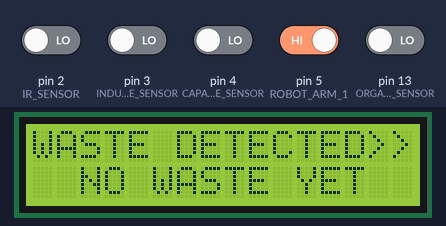
Bench run of a sketch on a simulated Arduino Uno, built with avr-gcc and run on an emulated ATmega328P. On the bench: 16×2 character LCD. Inputs (shaded band) come from the test bench; at power-on: pin 5 (ROBOT_ARM_1) HIGH, pin 2 (IR_SENSOR), pin 3 (INDUCTIVE_SENSOR), pin 4 (CAPACITIVE_SENSOR), pin 13 (ORGANIC_SENSOR) LOW. What the sketch prints to the serial monitor is not drawn.

Above: at 1.2 s.
1.3 s: pin 2 (IR_SENSOR) driven HIGH
At 2.3 s:
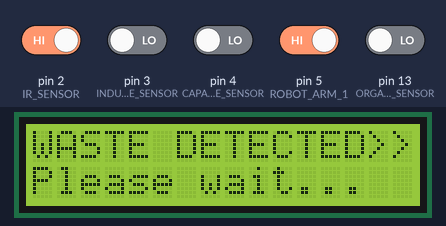
2.8 s: pin 3 (INDUCTIVE_SENSOR) driven HIGH
At 3.2 s:
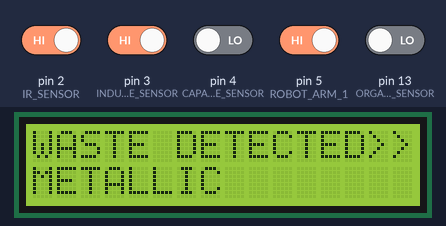
4.3 s: pin 2 (IR_SENSOR) driven LOW
At 5.5 s:
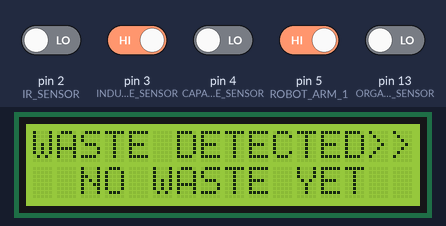
5.8 s: pin 2 (IR_SENSOR) driven HIGH and pin 3 (INDUCTIVE_SENSOR) driven LOW and pin 4 (CAPACITIVE_SENSOR) driven HIGH and pin 5 (ROBOT_ARM_1) driven LOW and pin 13 (ORGANIC_SENSOR) driven HIGH
At 7.1 s:
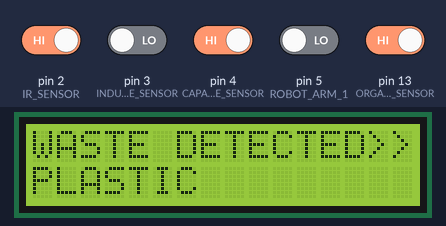
7.4 s: pin 4 (CAPACITIVE_SENSOR) driven LOW
At 8.0 s:
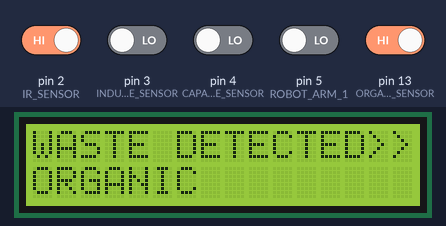
8.9 s: pin 13 (ORGANIC_SENSOR) driven LOW
At 9.5 s:
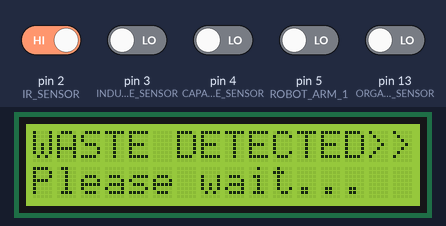
Timing chart, 0 to 11.9 s (numbered marks = the images above; inputs shaded):
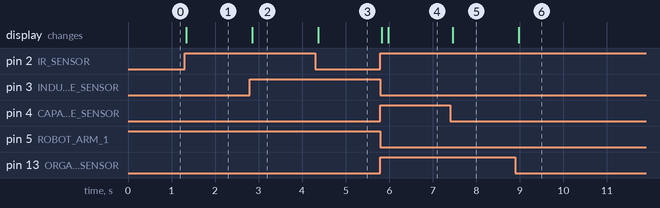

Measured:
- after the input at 1.3 s, the display: changes at once (image 1)
- after the input at 2.8 s, the display: changes after 0.06 s (image 2)
- after the input at 4.3 s, the display: changes after 0.07 s (image 3)
- after the input at 5.8 s, the display: first changes at once (image 4 shows a later state)
- after the input at 7.4 s, the display: changes after 0.06 s (image 5)
- after the input at 8.9 s, the display: changes after 0.07 s (image 6)

The sketch:

segregator_code.ino
```cpp
#include "segregator_config.h"

DEVICE_PARAMS device_params;

void setup()
{
    #ifdef DEVICE_DEBUG
        Serial.begin(9600);
        Serial.println("System started!");
    #endif

    display_init();

}


void loop()
{
    if(waste_checkPresence() == true)
    {
        device_params.waste_detected = waste_detectType();
        #ifdef DEVICE_DEBUG
            Serial.println("Waste detected");
        #endif
    }
    else
    {
        device_params.waste_detected = WASTE_NONE;
    }

    display_update();
}
```

display.ino
```cpp
#include "segregator_config.h"
#include <Wire.h>
#include <LiquidCrystal_PCF8574.h>

#ifdef SIMULATION
#define DISPLAY_INTERVAL    3
#define DISPLAY_ADDRESS     0X38
#else
#define DISPLAY_INTERVAL    500
#define DISPLAY_ADDRESS     0X27
#endif

LiquidCrystal_PCF8574 lcd(DISPLAY_ADDRESS);

DEVICE_PARAMS display_params;


bool display_init()
{
    Wire.begin();
    Wire.beginTransmission(DISPLAY_ADDRESS);
    int error = Wire.endTransmission();

    if(error != 0)
    {
        return false;
    }

    lcd.begin(16, 2);
    lcd.setBacklight(255);

    lcd.clear();
    lcd.print("WASTE DETECTED>>");
    lcd.setCursor(0,1);
    lcd.print("  NO WASTE YET  ");

    return true;
}

void display_update()
{
    static unsigned long display_millis = 0;
    if(millis() - display_millis < DISPLAY_INTERVAL) return;
    display_millis = millis();

    if(display_params.waste_detected != device_params.waste_detected)
    {
        display_params.waste_detected = device_params.waste_detected;
        lcd.setCursor(0,1);
        lcd.print("                ");
        lcd.setCursor(0,1);

        switch(display_params.waste_detected)
        {
            case WASTE_NONE:
                lcd.print("  NO WASTE YET  ");
            break;

            case WASTE_UNDEFINED:
                lcd.print("Please wait...");
            break;

            case WASTE_ORGANIC:
                lcd.print("ORGANIC");
            break;

            case WASTE_METALLIC:
                lcd.print("METALLIC");
            break;

            case WASTE_PLASTIC:
                lcd.print("PLASTIC");
            break;
        }
    }
}
```

waste_detection.ino
```cpp
#include "segregator_config.h"

#define IR_SENSOR           2
#define ORGANIC_SENSOR      13
#define INDUCTIVE_SENSOR    3
#ifdef SIMULATION
#define CAPACITIVE_SENSOR   4
#else
#define CAPACITIVE_SENSOR   A0
#endif
#define ROBOT_ARM_1         5
#define ROBOT_ARM_2         6
#define ROBOT_MOVE_MILS     100

unsigned long robot_millis;

void moveObject()
{
    #ifdef DEVICE_DEBUG
        Serial.println("Moving Arm");
    #endif
    if(digitalRead(ROBOT_ARM_1) == false)
    {
        digitalWrite(ROBOT_ARM_1, HIGH);
    }
}

void stopObject()
{
    if(digitalRead(ROBOT_ARM_1) == true)
    {
        digitalWrite(ROBOT_ARM_1, LOW);
    }
}

bool metalDetected()
{
    return digitalRead(INDUCTIVE_SENSOR);
}

bool plasticDetected()
{
    #ifdef SIMULATION
        return digitalRead(CAPACITIVE_SENSOR);
    #else
        //in prototype read capacitive level
        int level = analogRead(CAPACITIVE_SENSOR);
        if(level > 500) return true;
    #endif

    return false;
}

bool organicDetected()
{
    return digitalRead(ORGANIC_SENSOR);
}

bool waste_detectionSetup()
{
    pinMode(IR_SENSOR, INPUT);
    pinMode(INDUCTIVE_SENSOR, INPUT);
    pinMode(CAPACITIVE_SENSOR, INPUT);
    pinMode(ORGANIC_SENSOR, INPUT);
    pinMode(ROBOT_ARM_1, OUTPUT);
    pinMode(ROBOT_ARM_2, OUTPUT);

    digitalWrite(ROBOT_ARM_1, LOW);
    digitalWrite(ROBOT_ARM_2, LOW);

    return true;
}

bool waste_checkPresence()
{
    static bool time_set = false;

    if(digitalRead(IR_SENSOR) == true)
    {
        if(!time_set)
        {
            robot_millis = millis();
            time_set = true;
            #ifdef DEVICE_DEBUG
                Serial.println("Time reset!");
            #endif
        }

        return true;
    }
    else
    {
        stopObject();
        time_set = false;
        return false;
    }

}

WASTE_TYPE waste_detectType()
{
    if(millis() - robot_millis < ROBOT_MOVE_MILS)
    {
        moveObject();
    }
    else
    {
        stopObject();

        if(metalDetected() == true)
        {
            #ifdef DEVICE_DEBUG
                Serial.println("Metal detected");
            #endif

            return WASTE_METALLIC;
        }

        if(plasticDetected() == true)
        {
            #ifdef DEVICE_DEBUG
                Serial.println("Plastic detected");
            #endif

            return WASTE_PLASTIC;
        }

        if(organicDetected() == true)
        {
            #ifdef DEVICE_DEBUG
                Serial.println("Organic detected");
            #endif

            return WASTE_ORGANIC;
        }
    }

    return WASTE_UNDEFINED;
}
```

segregator_config.h
```cpp
#ifndef SEGREGATOR_CONFIG_H
    #define SEGREGATOR_CONFIG_H

    #define DEVICE_DEBUG
    #define SIMULATION

    typedef enum WASTE_TYPE
    {
        WASTE_NONE,
        WASTE_UNDEFINED,
        WASTE_METALLIC,
        WASTE_PLASTIC,
        WASTE_ORGANIC
    } WASTE_TYPE;

    typedef struct DEVICE_PARAMS
    {
        WASTE_TYPE waste_detected;
    }
    DEVICE_PARAMS;

    extern DEVICE_PARAMS device_params;

    WASTE_TYPE waste_detectType();

    bool waste_detectionSetup();
    bool waste_checkPresence();

    bool display_init();

    void display_update();

#endif
```
